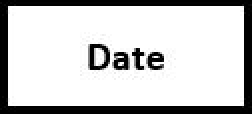
#> input picture template_matching/template_matching1.0/BioSolDate.JPG, 126 x 57 px, found by its file name (shown 2 times larger)
$ python template_matching.py
#> lines starting #> are read from the running program, lines starting #| are printed output that depends on the picture; after the words box and inside, x2 and y2 are one past the last pixel; in counts of white or black regions, pixels touching at a corner belong together
import cv2
import numpy as np
import imutils
from PIL import Image
from matplotlib import pyplot as plt


# step 1: call template matching on a specific column

# step 2: find where that column is located on the form, then find boundaries of the black boxes around it.
# return the dimensions of that lower-most black box into the next function.

# step 3: call the crop function for an entire column of data using the original, the template's coordinates, and the bounding box of the lower-
# most black box. Will be executed through a for loop with a counter to keep track of the file name and the y-value.

# step 4: after the entire form has been read, call the machine learning program to read through all of the file names.
# NOTE: need to figure out how to execute this kind of function as a bulk operation, since we'll be processing multiple forms!!!


# code taken from https://www.pyimagesearch.com/2015/01/26/multi-scale-template-matching-using-python-opencv/
def template_match(form, columnToFind):
    # load the image image, convert it to grayscale, and detect edges
#> called with form = '3261.jpg', columnToFind = 'BioSolDate.jpg'
    template = cv2.imread(columnToFind)
#> template is the input picture: shape (57, 126, 3); min 0, max 255, mean 201.5
    template = cv2.cvtColor(template, cv2.COLOR_BGR2GRAY)
#> template: shape (57, 126)
    template = cv2.Canny(template, 50, 200)
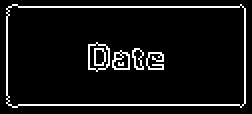
#> template: shape (57, 126) (shown 2 times larger); 7.1% white in thin lines or dots, all inside (x1, y1, x2, y2) = (3, 2, 123, 54)
    (tH, tW) = template.shape[:2]
#> tH = 57; tW = 126
    cv2.imshow("Template", template)

    # load the image, convert it to grayscale, and initialize the
    # bookkeeping variable to keep track of the matched region
    image = cv2.imread(form)
#> (the run stopped early here; a loop or call above may not have finished)

$ run again, with template_matching/template_matching1.0/BioSol24HrAdjPH.JPG copied over template_matching/template_matching1.0/BioSolDate.JPG
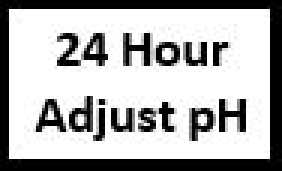
#> input picture template_matching/template_matching1.0/BioSol24HrAdjPH.JPG, 94 x 57 px, found by its file name (shown 3 times larger)
#> in template_match, template is the input picture: shape (57, 94, 3); min 0, max 255, mean 177.5
#> in template_match, `template = cv2.Canny(template, 50, 200)`:
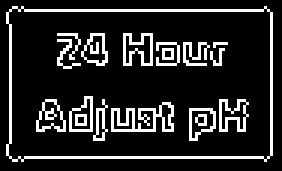
#> template: shape (57, 94) (shown 3 times larger); 14.9% white in thin lines or dots, all inside (x1, y1, x2, y2) = (2, 2, 91, 54)
